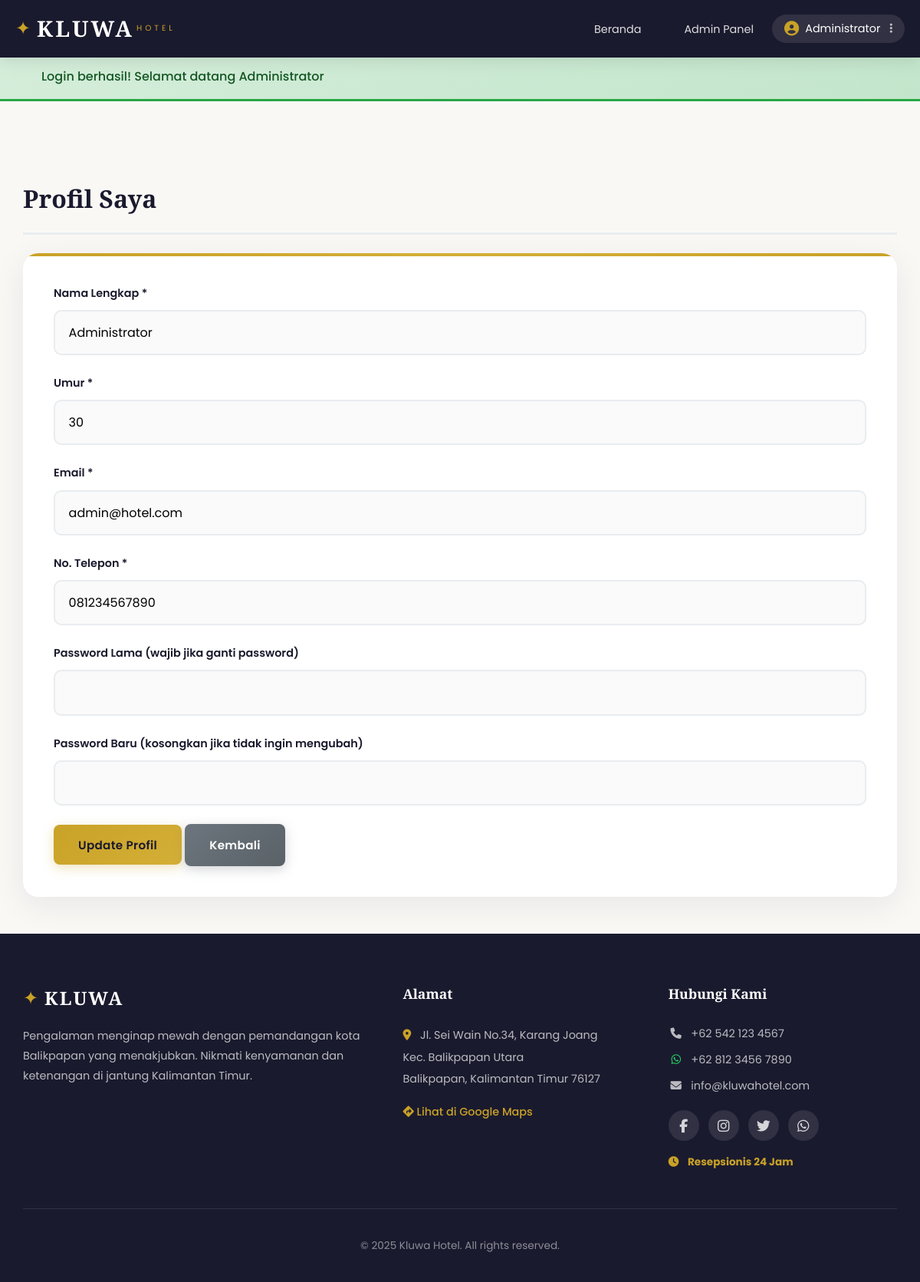
Page /index.php?route=auth/profile (signed in) on the committed database.
### tables this page shows
CREATE TABLE IF NOT EXISTS users (
    id INT PRIMARY KEY AUTO_INCREMENT,
    role_id INT NOT NULL,
    name VARCHAR(100) NOT NULL,
    age INT NOT NULL,
    email VARCHAR(120) NOT NULL UNIQUE,
    phone VARCHAR(20) NOT NULL,
    password VARCHAR(255) NOT NULL,
    created_at TIMESTAMP DEFAULT CURRENT_TIMESTAMP,
    FOREIGN KEY (role_id) REFERENCES roles(id)
);

### controllers/BaseController.php (called while the page is built, shortened)
<?php
class BaseController {
    protected function view($viewPath, $data = []) {
        extract($data);
        include 'views/layouts/header.php';
        include "views/{$viewPath}.php";
        include 'views/layouts/footer.php';
    }
}
?>

### controllers/AuthController.php (called while the page is built, shortened)
<?php
class AuthController extends BaseController {
    public function profile() {
        $user = currentUser();
        $this->view('auth/profile', ['user' => $user]);
    }
}
?>

### helpers.php (called while the page is built, shortened)
<?php
function isLoggedIn() {
    return isset($_SESSION['user_id']);
}
function currentUser() {
    if (isLoggedIn()) {
        require_once 'models/User_model.php';
        $database = new Database();
        $db = $database->getConnection();
        $userModel = new User_model($db);
        $user = $userModel->find($_SESSION['user_id']);
        if ($user) {
            $user['role_name'] = $_SESSION['role_name'];
            return $user;
        }
    }
    return null;
}
function e($value) {
    return htmlspecialchars($value, ENT_QUOTES, 'UTF-8');
}
function url($route = '', $params = []) {
    $base = dirname($_SERVER['SCRIPT_NAME']);
    if ($base === '/' || $base === '\\') $base = '';
    $url = $base . '/index.php' . ($route ? '?route=' . $route : '');
    return $url;
}
?>

### models/User_model.php (called while the page is built, shortened)
<?php
class User_model {
    protected $qb;
    public function __construct($db) {
        $this->qb = new QueryBuilder($db);
    }
    public function find($id) {
        $this->qb->table('users');
        $this->qb->where('id', '=', $id);
        return $this->qb->first();
    }
}
?>

### models/QueryBuilder.php (called while the page is built, shortened)
<?php
class QueryBuilder {
    protected $db;
    protected $table;
    protected $selects = ['*'];
    protected $wheres = [];
    protected $limit;
    protected $bindings = [];
    protected $binding_counter = 0;
    public function __construct(PDO $db) {
        $this->db = $db;
    }
    protected function newQuery(): self {
        $this->selects = ['*'];
        $this->wheres = [];
        $this->limit = null;
        $this->offset = null;
        $this->bindings = [];
        $this->binding_counter = 0;
        return $this;
    }
    public function table(string $table): self {
        $this->table = $table;
        return $this;
    }
    public function where(string $column, string $operator, $value): self {
        $placeholder = $this->addBinding($value);
        $this->wheres[] = ['type' => 'AND', 'query' => "$column $operator $placeholder"];
        return $this;
    }
    public function limit(int $count): self {
        $this->limit = $count;
        return $this;
    }
    protected function addBinding($value): string {
        $this->binding_counter++;
        $placeholder = ':b' . $this->binding_counter;
        $this->bindings[$placeholder] = $value;
        return $placeholder;
    }
    protected function compileWheres(array $wheres, bool $isGrouped = false): string {
        $sql = '';
        foreach ($wheres as $i => $where) {
            $prefix = ($i == 0 || $isGrouped && $i == 0) ? '' : $where['type'] . ' ';
            $sql .= $prefix . $where['query'] . ' ';
        }
        return trim($sql);
    }
    protected function buildSelectQuery(): string {
        $sql = "SELECT " . implode(', ', $this->selects) . " FROM " . $this->table;
        if (!empty($this->wheres)) {
            $sql .= " WHERE " . $this->compileWheres($this->wheres);
        }
        if ($this->limit !== null) {
            $sql .= " LIMIT " . $this->limit;
        }
        return $sql;
    }
    public function first(): ?array {
        $stmt = $this->db->prepare($this->buildSelectQuery());
        $stmt->execute($this->bindings);
        $result = $stmt->fetch(PDO::FETCH_ASSOC);
        return $result ?: null;
    }
}
?>

### views/auth/profile.php (the view, shortened to what this page needs)
<div class="container">
    <h2>Profil Saya</h2>
    <div class="profile-card">
        <form method="POST" action="<?php echo url('auth/updateProfile'); ?>">
            <div class="form-group">
                <label for="name">Nama Lengkap *</label>
                <input type="text" name="name" id="name"
                       value="<?php echo e($user['name']); ?>" required>
            </div>
            <div class="form-group">
                <label for="age">Umur *</label>
                <input type="number" name="age" id="age" min="1" max="150"
                       value="<?php echo e($user['age']); ?>" required>
            </div>
            <div class="form-group">
                <label for="email">Email *</label>
                <input type="email" name="email" id="email"
                       value="<?php echo e($user['email']); ?>" required>
            </div>
            <div class="form-group">
                <label for="phone">No. Telepon *</label>
                <input type="tel" name="phone" id="phone" pattern="[0-9+]+"
                       oninput="this.value = this.value.replace(/[^0-9+]/g, '');"
                       value="<?php echo e($user['phone']); ?>" required>
            </div>
            <div class="form-group">
                <label for="current_password">Password Lama (wajib jika ganti password)</label>
                <input type="password" name="current_password" id="current_password">
            </div>
            <div class="form-group">
                <label for="password">Password Baru (kosongkan jika tidak ingin mengubah)</label>
                <input type="password" name="password" id="password">
            </div>
            <button type="submit" class="btn btn-primary">Update Profil</button>
            <a href="<?php echo url('home'); ?>" class="btn btn-secondary">Kembali</a>
        </form>
    </div>
</div>

### css/style.css (style rules this page uses)
:root { --primary-color: #1a1a2e; --secondary-color: #16213e; --accent-color: #c9a227; --accent-hover: #d4af37; --text-dark: #1a1a2e; --text-light: #6c757d; --text-white: #ffffff; --bg-light: #f8f9fa; --bg-cream: #faf8f5; --border-color: #e9ecef; --shadow-sm: 0 2px 8px rgba(0,0,0,0.08); --shadow-md: 0 4px 20px rgba(0,0,0,0.1); --shadow-lg: 0 10px 40px rgba(0,0,0,0.15); --transition: all 0.3s ease; --font-heading: 'Playfair Display', Georgia, serif; --font-body: 'Poppins', -apple-system, BlinkMacSystemFont, sans-serif; }
* { margin: 0; padding: 0; box-sizing: border-box; }
html { scroll-behavior: smooth; }
body { font-family: var(--font-body); font-size: 16px; line-height: 1.7; color: var(--text-dark); background-color: var(--bg-cream); }
.container { max-width: 1200px; margin: 0 auto; padding: 0 20px; }
.container > h2 { font-family: var(--font-heading); font-size: 2rem; color: var(--primary-color); margin-bottom: 1.5rem; padding-bottom: 1rem; border-bottom: 3px solid var(--border-color); }
.btn { display: inline-flex; align-items: center; justify-content: center; gap: 0.5rem; padding: 0.9rem 2rem; font-family: var(--font-body); font-size: 0.95rem; font-weight: 600; text-decoration: none; border: none; border-radius: 8px; cursor: pointer; transition: all 0.3s cubic-bezier(0.4, 0, 0.2, 1); position: relative; overflow: hidden; letter-spacing: 0.3px; }
.btn::before { content: ''; position: absolute; top: 0; left: -100%; width: 100%; height: 100%; background: linear-gradient(90deg, transparent, rgba(255,255,255,0.2), transparent); transition: left 0.5s ease; }
.btn-primary { background: linear-gradient(135deg, var(--accent-color) 0%, var(--accent-hover) 100%); color: var(--primary-color); box-shadow: 0 4px 15px rgba(201,162,39,0.3); }
.btn-secondary { background: linear-gradient(135deg, #6c757d 0%, #5a6268 100%); color: var(--text-white); box-shadow: 0 4px 15px rgba(108,117,125,0.3); }
.main-content > .container { padding-top: 100px; padding-bottom: 3rem; }
.form-group { margin-bottom: 1.5rem; }
.form-group label { display: block; margin-bottom: 0.6rem; font-weight: 600; font-size: 0.9rem; color: var(--text-dark); }
.form-group input, .form-group select, .form-group textarea { width: 100%; padding: 0.95rem 1.1rem; border: 2px solid var(--border-color); border-radius: 10px; font-size: 1rem; font-family: var(--font-body); transition: all 0.3s ease; background: #fafafa; }
.form-group input::placeholder, .form-group textarea::placeholder { color: #adb5bd; }
.form-card, .profile-card, .search-card, .booking-summary, .payment-container { background: var(--text-white); padding: 2.5rem; border-radius: 20px; box-shadow: 0 10px 40px rgba(26,26,46,0.08); margin-top: 1rem; position: relative; overflow: hidden; }
.form-card::before, .profile-card::before, .search-card::before { content: ''; position: absolute; top: 0; left: 0; right: 0; height: 4px; background: linear-gradient(90deg, var(--accent-color), var(--accent-hover), var(--accent-color)); }
@media (max-width: 1200px) { .container { padding: 0 30px; } }

### rows in the picture
users: name "Administrator", age "30", email "admin@hotel.com", phone "081234567890"

### other values in the picture
$_SESSION['user_name'] "Administrator"
$flash['message'] "Login berhasil! Selamat datang Administrator"
